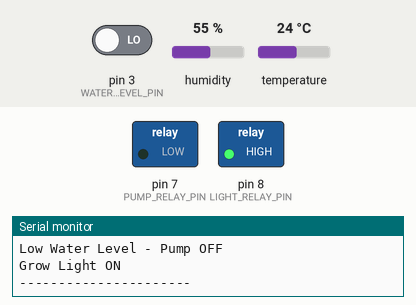
Simulated run of this sketch. Board: Arduino Uno, built with avr-gcc and run on an emulated ATmega328P. On the bench: switched loads named in the sketch (green lamp = pin HIGH), the last lines printed to the serial monitor. The inputs (shaded band) are chosen by the test bench; at power-on: pin 3 (WATER_LEVEL_PIN) LOW, humidity 55 %, temperature 24 °C.

Above: at 2.8 s.
2.9 s: pin 3 (WATER_LEVEL_PIN) driven HIGH
At 4.6 s:
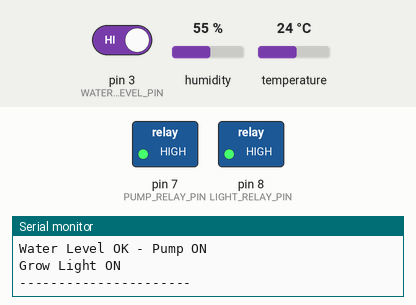
5.7 s: pin 3 (WATER_LEVEL_PIN) driven LOW
At 7.3 s:
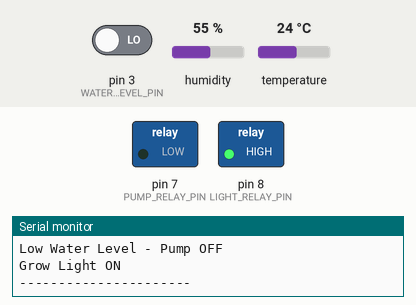
Timing chart, 0 to 8.8 s (numbered marks = the images above; inputs shaded):
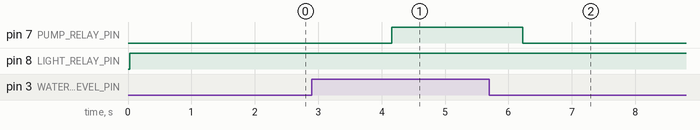

The sketch:

hydroponic_farming.ino
```cpp
#include <DHT.h>

#define DHTPIN 2
#define DHTTYPE DHT11

#define WATER_LEVEL_PIN 3
#define PUMP_RELAY_PIN 7
#define LIGHT_RELAY_PIN 8

DHT dht(DHTPIN, DHTTYPE);

void setup() {
  Serial.begin(9600);
  dht.begin();

  pinMode(WATER_LEVEL_PIN, INPUT);
  pinMode(PUMP_RELAY_PIN, OUTPUT);
  pinMode(LIGHT_RELAY_PIN, OUTPUT);

  digitalWrite(PUMP_RELAY_PIN, LOW);
  digitalWrite(LIGHT_RELAY_PIN, LOW);
}

void loop() {

  float temperature = dht.readTemperature();
  float humidity = dht.readHumidity();

  int waterLevel = digitalRead(WATER_LEVEL_PIN);

  Serial.print("Temperature: ");
  Serial.print(temperature);
  Serial.println(" C");

  Serial.print("Humidity: ");
  Serial.print(humidity);
  Serial.println(" %");

  if (waterLevel == HIGH) {
    digitalWrite(PUMP_RELAY_PIN, HIGH);
    Serial.println("Water Level OK - Pump ON");
  } else {
    digitalWrite(PUMP_RELAY_PIN, LOW);
    Serial.println("Low Water Level - Pump OFF");
  }

  digitalWrite(LIGHT_RELAY_PIN, HIGH);
  Serial.println("Grow Light ON");

  Serial.println("----------------------");

  delay(2000);
}
```

Measured:
- after the input at 2.9 s, pin 7 (PUMP_RELAY_PIN): LOW → HIGH after 1.3 s
- after the input at 5.7 s, pin 7 (PUMP_RELAY_PIN): HIGH → LOW after 0.53 s
